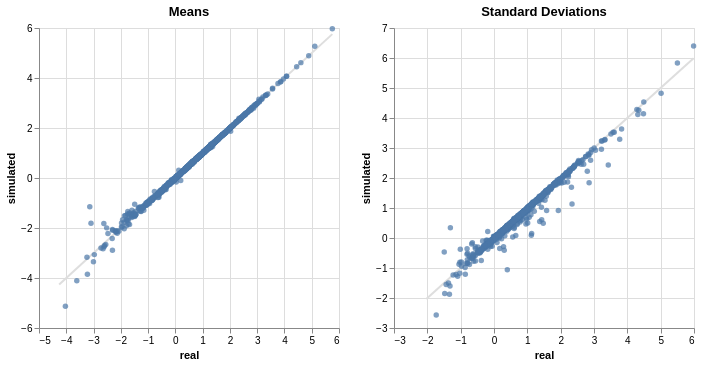

Notebook cell for this chart:
### Code cell
from scdiagnostics import compare_moments
import altair
altair.renderers.enable('png')

samples = sim.sample()
compare_moments(example_sce, samples)

### Figure 1 — Vega-Lite specification as saved in the notebook (floating-point values rounded to 4 significant figures; data arrays with more than 128 entries replaced by an {"elided": "..."} marker saying what was removed)
{"config": {"view": {"continuousWidth": 300, "continuousHeight": 300}}, "hconcat": [{"layer": [{"data": {"name": "data-3aad100eb3a1177aebefcecb78df27a3"}, "mark": {"type": "line", "color": "#dedede"}, "encoding": {"x": {"field": "real", "type": "quantitative"}, "y": {"field": "simulated", "type": "quantitative"}}}, {"data": {"name": "data-f98d2fb8b3c81209faecc89f60ba3171"}, "mark": {"type": "circle"}, "encoding": {"x": {"field": "real", "type": "quantitative"}, "y": {"field": "simulated", "type": "quantitative"}}}], "title": "Means"}, {"layer": [{"data": {"name": "data-c3817d25299ed0eb55f06b8cffab14c9"}, "mark": {"type": "line", "color": "#dedede"}, "encoding": {"x": {"field": "real", "type": "quantitative"}, "y": {"field": "simulated", "type": "quantitative"}}}, {"data": {"name": "data-c73da40364fed453a7c9439937367abf"}, "mark": {"type": "circle"}, "encoding": {"x": {"field": "real", "type": "quantitative"}, "y": {"field": "simulated", "type": "quantitative"}}}], "title": "Standard Deviations"}], "$schema": "https://vega.github.io/schema/vega-lite/v6.1.0.json", "datasets": {"data-3aad100eb3a1177aebefcecb78df27a3": [{"real": -4.259, "simulated": -4.259}, {"real": 5.755, "simulated": 5.755}], "data-f98d2fb8b3c81209faecc89f60ba3171": {"elided": "1000 records"}, "data-c3817d25299ed0eb55f06b8cffab14c9": [{"real": -2.031, "simulated": -2.031}, {"real": 5.988, "simulated": 5.988}], "data-c73da40364fed453a7c9439937367abf": {"elided": "1000 records"}}}
